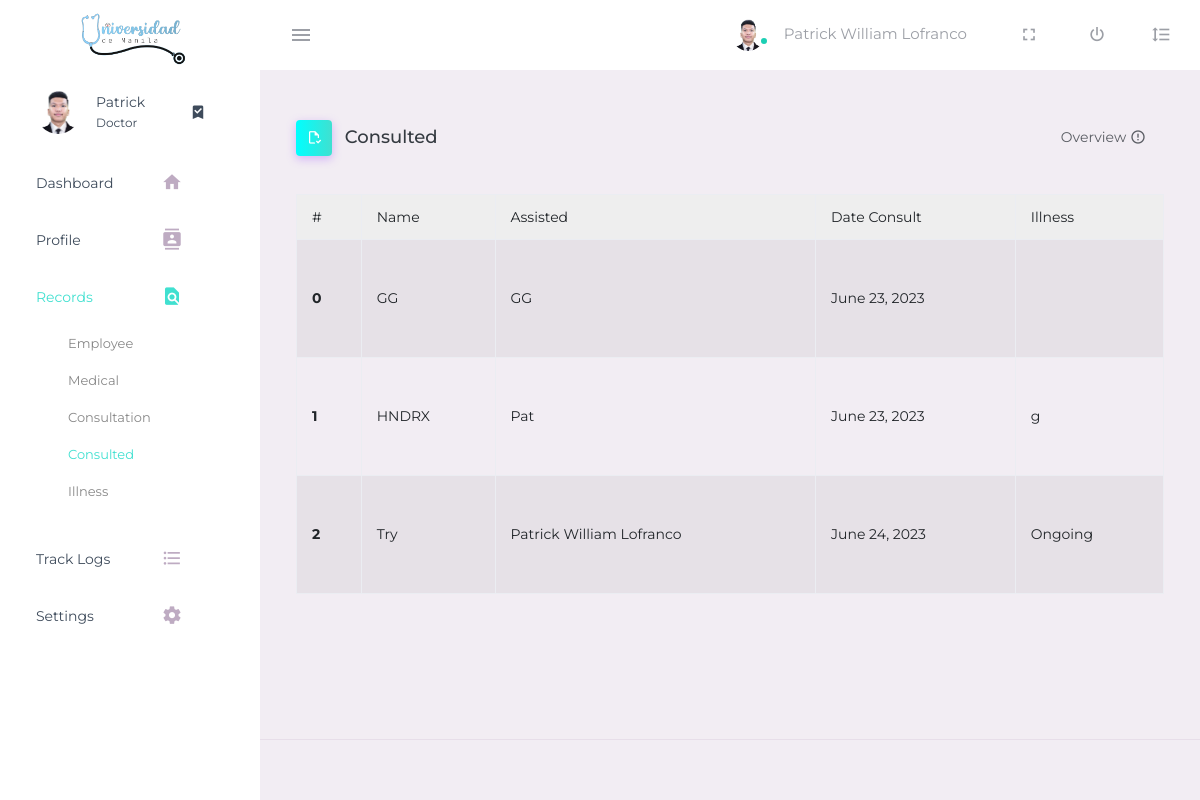
The app's page /consulted (signed in), older data.
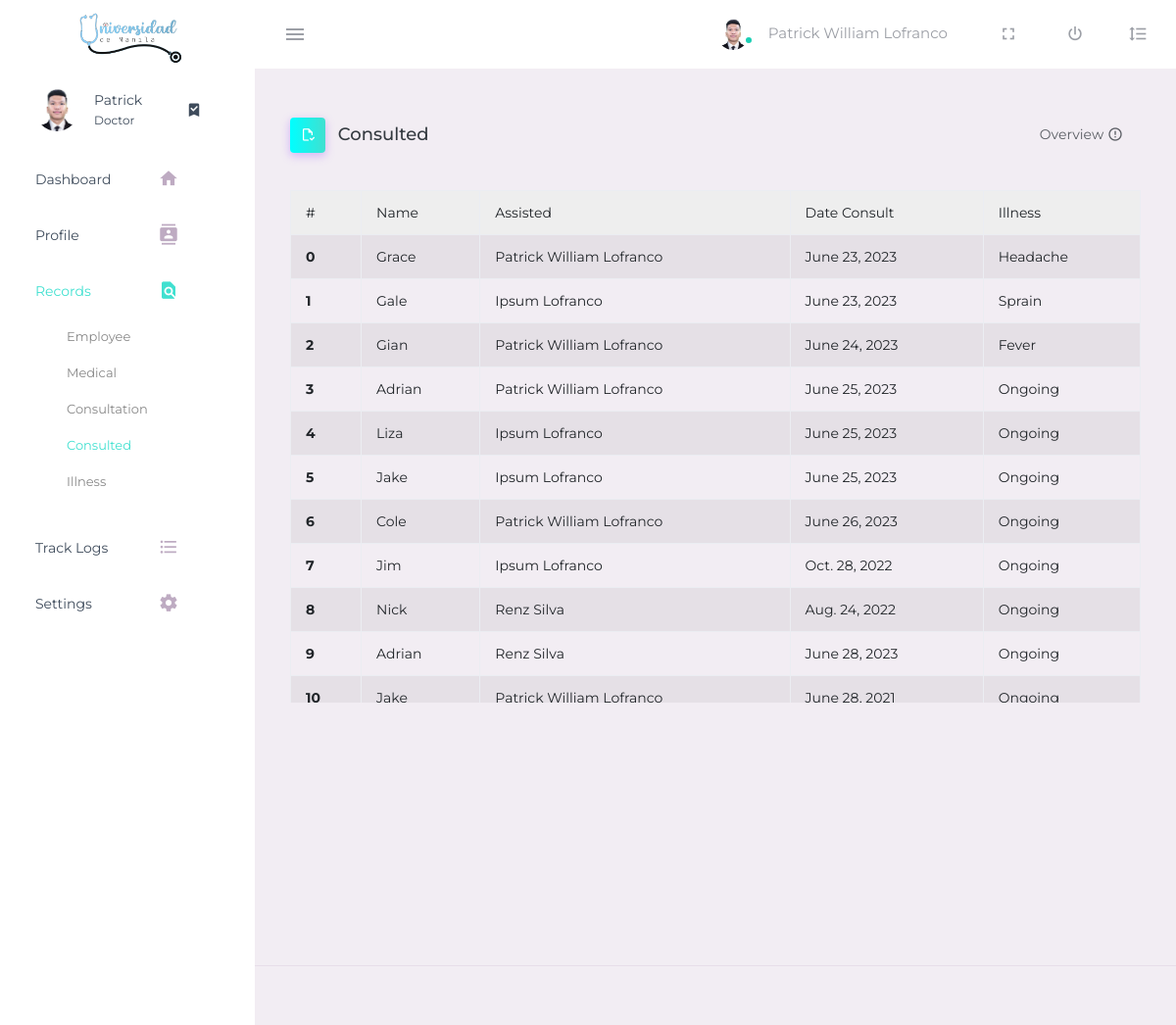
The same page, newer data.
### authentication/models.py (models this page shows, shortened)
class Employee(models.Model):
    empID = models.AutoField(primary_key=True)
    empName = models.CharField(max_length=100, null=False, blank=False)
    empRole = models.CharField(max_length=10, null=False, blank=False)
    empPhoneNum = models.IntegerField(max_length=11, null=False, blank=False, default=0)

class ConsultData(models.Model):
    consultID = models.AutoField(primary_key=True)
    patientName = models.CharField(max_length=100, null=False, blank=False)
    assistName = models.CharField(max_length=100, null=False, blank=False)
    patientRole = models.CharField(max_length=50, null=False, blank=False)
    dateConsult = models.DateField(max_length=140, default='0000-00-00', null=False)
    illness = models.CharField(max_length=50, default="Ongoing")

### authentication/views.py (the view)
# urls.py: path('consulted', views.consulted, name="consulted"),
def consulted(request):
    if not request.user.is_authenticated: return redirect('home')
    consult_data = ConsultData.objects.all()
    return render(request, 'authentication/consulted.html', {'consult_data': consult_data, 'employee_data': get_employee_data()})

### authentication/templatetags/custom_filters.py (called while the page is built)
@register.filter
def split_name(value):
    names = value.split(" ")
    return names[0]

### authentication/views.py (called while the page is built)
def get_employee_data(): # Define function for Employee data
    employee_data = Employee.objects.all()
    return employee_data

### templates/authentication/consulted.html (shortened to what this page needs)
<!DOCTYPE html>
{% load static %}
{% load custom_filters %}
<html lang="en">
  <head>
    <link rel="stylesheet" href="https://cdnjs.cloudflare.com/ajax/libs/MaterialDesign-Webfont/7.2.96/css/materialdesignicons.min.css">
    <link rel="stylesheet" href="static/css/base.css">
  </head>
  <body>
    <div class="container-scroller">
      <nav class="navbar default-layout-navbar col-lg-12 col-12 p-0 fixed-top d-flex flex-row">
        <div class="text-center navbar-brand-wrapper d-flex align-items-center justify-content-center">
          <a class="navbar-brand brand-logo" href="index.html"><img src="static/img/udmclinic.png" alt="logo" /></a>
        </div>
        <div class="navbar-menu-wrapper d-flex align-items-stretch">
          <button class="navbar-toggler navbar-toggler align-self-center" type="button" data-toggle="minimize">
            <span class="mdi mdi-menu"></span>
          </button>
          <ul class="navbar-nav navbar-nav-right">
            <li class="nav-item nav-profile dropdown">
              <a class="nav-link dropdown-toggle" id="profileDropdown" href="#" data-bs-toggle="dropdown" aria-expanded="false">
                <div class="nav-profile-img">
                  <img src="static/img/lofranco.png" alt="image">
                  <span class="availability-status online"></span>
                </div>
                <div class="nav-profile-text">
                  <p class="mb-1 text-black">
                    {% for employee in employee_data %}
                      {% if employee.empID == user.id %}
                        {{employee.empName}}
                      {% endif %}
                    {% endfor %}
                  </p>
                </div>
              </a>
            </li>
            <li class="nav-item d-none d-lg-block full-screen-link">
              <a class="nav-link">
                <i class="mdi mdi-fullscreen" id="fullscreen-button"></i>
              </a>
            </li>
            <li class="nav-item nav-logout d-none d-lg-block">
              <a class="nav-link" href="/">
                <i class="mdi mdi-power"></i>
              </a>
            </li>
            <li class="nav-item nav-settings d-none d-lg-block">
              <a class="nav-link" href="#">
                <i class="mdi mdi-format-line-spacing"></i>
              </a>
            </li>
          </ul>
        </div>
      </nav>
      <div class="container-fluid page-body-wrapper">
        <nav class="sidebar sidebar-offcanvas" id="sidebar">
          <ul class="nav position-fixed">
            <li class="nav-item nav-profile">
              <a href="#" class="nav-link">
                <div class="nav-profile-image">
                  <img src="static/img/lofranco.png" alt="profile">
                </div>
                <div class="nav-profile-text d-flex flex-column">
                  {% for employee in employee_data %}
                    {% if employee.empID == user.id %}
                      <span class="font-weight-bolder mb-2" style="width:6.5vw;">
                        {{ employee.empName | split_name }}
                      </span>
                      <span class="text-secondary text-small">{{employee.empRole}}</span>
                    {% endif %}
                  {% endfor %}
                </div>
                <i class="mdi mdi-bookmark-check text-success nav-profile-badge"></i>
              </a>
            </li>
            <li class="nav-item">
              <a class="nav-link" href="base">
                <span class="menu-title">Dashboard</span>
                <i class="mdi mdi-home menu-icon"></i>
              </a>
            </li>
            <li class="nav-item">
              <a class="nav-link" href="profile">
                <span class="menu-title">Profile</span>
                <i class="mdi mdi-contacts menu-icon"></i>
              </a>
            </li>
            <li class="nav-item active">
                <a class="nav-link active" data-bs-toggle="collapse" href="#ui-basic" aria-expanded="false" aria-controls="ui-basic">
                  <span class="menu-title">Records</span>
                  <i class="mdi mdi-file-find menu-icon"></i>
                </a>
                <div class="collapse show" id="ui-basic">
                  <ul class="nav flex-column sub-menu">
                    <li class="nav-item"> <a class="nav-link" href="employee">Employee</a></li>
                    <li class="nav-item"> <a class="nav-link">Medical</a></li>
                    <li class="nav-item"> <a class="nav-link" href="consultation">Consultation</a></li>
                    <li class="nav-item active"> <a class="nav-link active" href="consulted">Consulted</a></li>
                    <li class="nav-item"> <a class="nav-link" href="illness">Illness</a></li>
                  </ul>
                </div>
              </li>
            <li class="nav-item">
              <a class="nav-link" href="tracklogs">
                <span class="menu-title">Track Logs</span>
                <i class="mdi mdi-format-list-bulleted menu-icon"></i>
              </a>
            </li>
            <li class="nav-item">
              <a class="nav-link" href="pages/charts/chartjs.html">
                <span class="menu-title">Settings</span>
                <i class="mdi mdi-cog menu-icon"></i>
              </a>
            </li>
          </ul>
        </nav>
        <div class="main-panel">
          <div class="content-wrapper">
            <div class="page-header">
              <h3 class="page-title">
                <span class="page-title-icon bg-gradient-primary text-white me-2">
                  <i class="mdi mdi-file-check-outline"></i>
                </span> Consulted
              </h3>
              <nav aria-label="breadcrumb">
                <ul class="breadcrumb">
                  <li class="breadcrumb-item active" aria-current="page">
                    Overview <i class="mdi mdi-alert-circle-outline icon-sm text-primary align-middle"></i>
                  </li>
                </ul>
              </nav>
            </div>
            <div class="row">
              <div class="table-wrapper-scroll-y my-custom-scrollbar consultTable">
                <table class="table table-bordered table-striped mb-0">
                    <thead class="sticky-header">
                      <tr>
                        <th scope="col">#</th>
                        <th scope="col">Name</th>
                        <th scope="col">Assisted</th>
                        <th scope="col">Date Consult</th>
                        <th scope="col">Illness</th>
                      </tr>
                    </thead>
                    <tbody>
                      {% for record in consult_data %}
                      <tr>
                        <th scope="row">{{ record.consultID }}</th>
                        <td>{{ record.patientName }}</td>
                        <td>{{ record.assistName }}</td>
                        <td>{{ record.dateConsult }}</td>
                        <td>{{ record.illness }}</td>
                      </tr>
                      {% empty %}
                      <tr>
                        <td colspan="3">No records found.</td>
                      </tr>
                      {% endfor %}
                    </tbody>
                </table>
              </div>
            </div> {% comment %} END ROW {% endcomment %}
          </div>
          <footer class="footer">
          </footer>
        </div>
      </div>
    </div>
  </body>
</html>

Row changes from the older to the newer data that the page shows:
changed ConsultData id 0: patientName "GG" → "Grace"; assistName "GG" → "Patrick William Lofranco"; illness (not shown) → "Headache"
changed ConsultData id 1: patientName "HNDRX" → "Gale"; assistName "Pat" → "Ipsum Lofranco"; illness "g" → "Sprain"
changed ConsultData id 2: patientName "Try" → "Gian"; illness "Ongoing" → "Fever"
added ConsultData: consultID "3", patientName "Adrian", assistName "Patrick William Lofranco", dateConsult "June 25, 2023", illness "Ongoing"
added ConsultData: consultID "4", patientName "Liza", assistName "Ipsum Lofranco", dateConsult "June 25, 2023", illness "Ongoing"
added ConsultData: consultID "5", patientName "Jake", assistName "Ipsum Lofranco", dateConsult "June 25, 2023", illness "Ongoing"
added ConsultData: consultID "6", patientName "Cole", assistName "Patrick William Lofranco", dateConsult "June 26, 2023", illness "Ongoing"
added ConsultData: consultID "7", patientName "Jim", assistName "Ipsum Lofranco", dateConsult "Oct. 28, 2022", illness "Ongoing"
added ConsultData: consultID "8", patientName "Nick", assistName "Renz Silva", dateConsult "Aug. 24, 2022", illness "Ongoing"
added ConsultData: consultID "9", patientName "Adrian", assistName "Renz Silva", dateConsult "June 28, 2023", illness "Ongoing"
added ConsultData: consultID "10", patientName "Jake", assistName "Patrick William Lofranco", dateConsult "June 28, 2021", illness "Ongoing"
